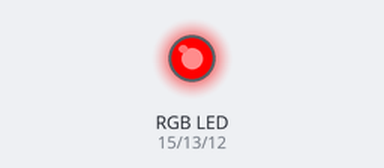
Bench run of a program on a simulated ESP32 board running MicroPython. Parts: an RGB LED mixed from three pins (HIGH = lit).

Above: at 0.5 s.
At 1.5 s:
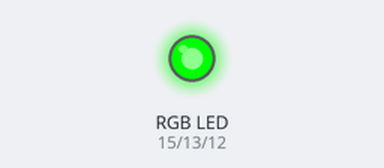
At 5.5 s:
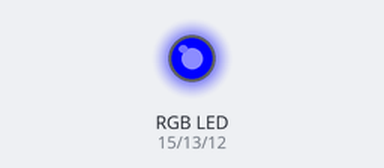
Timing chart, 0 to 6.9 s (numbered marks = the images above):
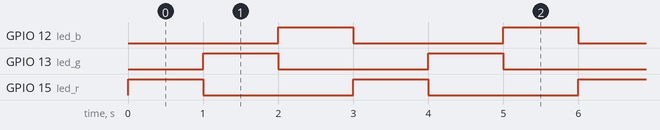

The program:

rgb.py
```python
import machine
import time

led_r = machine.PWM(machine.Pin(15, machine.Pin.OUT), freq=1000, duty=0)
led_g = machine.PWM(machine.Pin(13, machine.Pin.OUT), freq=1000, duty=0)
led_b = machine.PWM(machine.Pin(12, machine.Pin.OUT), freq=1000, duty=0)

while True:
    led_r.duty(1023)
    led_g.duty(0)
    led_b.duty(0)
    time.sleep(1)

    led_r.duty(0)
    led_g.duty(1023)
    led_b.duty(0)
    time.sleep(1)

    led_r.duty(0)
    led_g.duty(0)
    led_b.duty(1023)
    time.sleep(1)
```

Measured:
- by itself, GPIO 12 (led_b), GPIO 13 (led_g), GPIO 15 (led_r): alternates HIGH for 1.0 s and LOW for 2.0 s
- by itself, everything shown: repeats every 3.0 s, in 3 steps
